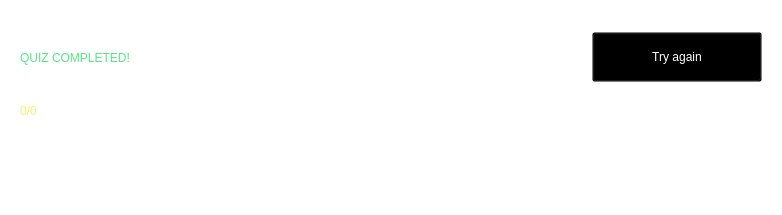
            <widget class="QWidget" name="page_quiz_results">
             <property name="styleSheet">
              <string notr="true">background: transparent;</string>
             </property>
             <layout class="QVBoxLayout" name="verticalLayout_17">
              <item>
               <widget class="QWidget" name="widget_9" native="true">
                <layout class="QVBoxLayout" name="verticalLayout_18">
                 <property name="leftMargin">
                  <number>0</number>
                 </property>
                 <property name="topMargin">
                  <number>0</number>
                 </property>
                 <property name="rightMargin">
                  <number>0</number>
                 </property>
                 <property name="bottomMargin">
                  <number>0</number>
                 </property>
                 <item>
                  <widget class="QWidget" name="widget_11" native="true">
                   <property name="styleSheet">
                    <string notr="true"/>
                   </property>
                   <layout class="QVBoxLayout" name="verticalLayout_16">
                    <property name="leftMargin">
                     <number>9</number>
                    </property>
                    <property name="topMargin">
                     <number>9</number>
                    </property>
                    <property name="rightMargin">
                     <number>9</number>
                    </property>
                    <property name="bottomMargin">
                     <number>9</number>
                    </property>
                    <item>
                     <widget class="QWidget" name="widget_12" native="true">
                      <layout class="QHBoxLayout" name="horizontalLayout_11">
                       <property name="leftMargin">
                        <number>0</number>
                       </property>
                       <property name="topMargin">
                        <number>0</number>
                       </property>
                       <property name="rightMargin">
                        <number>0</number>
                       </property>
                       <property name="bottomMargin">
                        <number>0</number>
                       </property>
                       <item>
                        <widget class="QLabel" name="label_message">
                         <property name="styleSheet">
                          <string notr="true">font: 30pt &quot;Biscuit Glitch&quot;; 
color: rgb(87, 227, 137);</string>
                         </property>
                         <property name="text">
                          <string>QUIZ COMPLETED!</string>
                         </property>
                         <property name="alignment">
                          <set>Qt::AlignCenter</set>
                         </property>
                        </widget>
                       </item>
                       <item>
                        <spacer name="horizontalSpacer_8">
                         <property name="orientation">
                          <enum>Qt::Horizontal</enum>
                         </property>
                         <property name="sizeHint" stdset="0">
                          <size>
                           <width>456</width>
                           <height>75</height>
                          </size>
                         </property>
                        </spacer>
                       </item>
                       <item>
                        <widget class="QPushButton" name="btn_retake">
                         <property name="minimumSize">
                          <size>
                           <width>170</width>
                           <height>50</height>
                          </size>
                         </property>
                         <property name="maximumSize">
                          <size>
                           <width>16777215</width>
                           <height>50</height>
                          </size>
                         </property>
                         <property name="cursor">
                          <cursorShape>PointingHandCursor</cursorShape>
                         </property>
                         <property name="styleSheet">
                          <string notr="true">#btn_retake {
	border-image: url(:/Images/Images/button_wood_yellowgreen.png);
	color: #FFF;
	font: 16pt &quot;Biscuit Glitch&quot;;
	padding: 0px 20px;
}

#btn_retake:hover {
	border-image: url(:/Images/Images/button_wood_yellowgreen_glow.png);
}

#btn_retake:pressed {
	border-image: url(:/Images/Images/button_wood_yellowgreen.png);
}</string>
                         </property>
                         <property name="text">
                          <string>Try again</string>
                         </property>
                        </widget>
                       </item>
                      </layout>
                     </widget>
                    </item>
                    <item>
                     <widget class="QWidget" name="widget_10" native="true">
                      <layout class="QHBoxLayout" name="horizontalLayout_10">
                       <property name="leftMargin">
                        <number>0</number>
                       </property>
                       <property name="topMargin">
                        <number>0</number>
                       </property>
                       <property name="rightMargin">
                        <number>0</number>
                       </property>
                       <property name="bottomMargin">
                        <number>0</number>
                       </property>
                       <item>
                        <widget class="QLabel" name="label_score">
                         <property name="styleSheet">
                          <string notr="true">font: 25pt &quot;Biscuit Glitch&quot;; color: rgb(249, 240, 107);</string>
                         </property>
                         <property name="text">
                          <string>0/0</string>
                         </property>
                         <property name="alignment">
                          <set>Qt::AlignCenter</set>
                         </property>
                        </widget>
                       </item>
                       <item>
                        <widget class="QLabel" name="label_message_2">
                         <property name="styleSheet">
                          <string notr="true">font: 25pt &quot;Biscuit Glitch&quot;; color: #FFF;</string>
                         </property>
                         <property name="text">
                          <string>questions correct</string>
                         </property>
                         <property name="alignment">
                          <set>Qt::AlignCenter</set>
                         </property>
                        </widget>
                       </item>
                       <item>
                        <spacer name="horizontalSpacer_7">
                         <property name="orientation">
                          <enum>Qt::Horizontal</enum>
                         </property>
                         <property name="sizeHint" stdset="0">
                          <size>
                           <width>40</width>
                           <height>20</height>
                          </size>
                         </property>
                        </spacer>
                       </item>
                      </layout>
                     </widget>
                    </item>
                   </layout>
                  </widget>
                 </item>
                 <item>
                  <widget class="QScrollArea" name="scrollArea_quiz_answer">
                   <property name="styleSheet">
                    <string notr="true">/* 1. THE MAIN CONTAINER */
QScrollArea { 
    border: none;
    border-radius: 20px; 
    background-color: transparent;
}

/* 2. THE VIEWPORT (Crucial for transparency/backgrounds) */
QScrollArea QWidget #qt_scrollarea_viewport {
    background: transparent;
    border-radius: 20px;
}

/* 3. VERTICAL SCROLLBAR */
QScrollBar:vertical {
    border: none;
    background: #ffffff;
    width: 10px;
    margin: 0px;
    border-radius: 5px;
}

QScrollBar::handle:vertical {
    background: #7a7a7a;
    min-height: 20px;
    border-radius: 5px;
}

QScrollBar::handle:vertical:hover {
    background: #9a4076;
}

/* 4. HORIZONTAL SCROLLBAR */
QScrollBar:horizontal {
    border: none;
    background: #ffffff;
    height: 10px; /* Note: height, not width */
    margin: 0px;
    border-radius: 5px;
}

QScrollBar::handle:horizontal {
    background: #7a7a7a;
    min-width: 20px;
    border-radius: 5px;
}

QScrollBar::handle:horizontal:hover {
    background: #574939;
}

/* 5. REMOVE BUTTONS &amp; TRACK BACKGROUNDS */
/* This handles both horizontal and vertical arrows/tracks */
QScrollBar::add-line:vertical, QScrollBar::sub-line:vertical,
QScrollBar::add-line:horizontal, QScrollBar::sub-line:horizontal {
    border: none;
    background: none;
    width: 0px;
    height: 0px;
}

QScrollBar::add-page:vertical, QScrollBar::sub-page:vertical,
QScrollBar::add-page:horizontal, QScrollBar::sub-page:horizontal {
    background: none;
}

/* 6. THE CORNER WIDGET 
   (The small square where both bars meet) */
QScrollArea QWidget #qt_scrollarea_corner {
    background: transparent;
    border: none;
}</string>
                   </property>
                   <property name="widgetResizable">
                    <bool>true</bool>
                   </property>
                   <property name="alignment">
                    <set>Qt::AlignLeading|Qt::AlignLeft|Qt::AlignTop</set>
                   </property>
                   <widget class="QWidget" name="scrollAreaWidgetContents_5">
                    <property name="geometry">
                     <rect>
                      <x>0</x>
                      <y>0</y>
                      <width>100</width>
                      <height>30</height>
                     </rect>
                    </property>
                    <layout class="QVBoxLayout" name="verticalLayout_4"/>
                   </widget>
                  </widget>
                 </item>
                </layout>
               </widget>
              </item>
             </layout>
            </widget>
